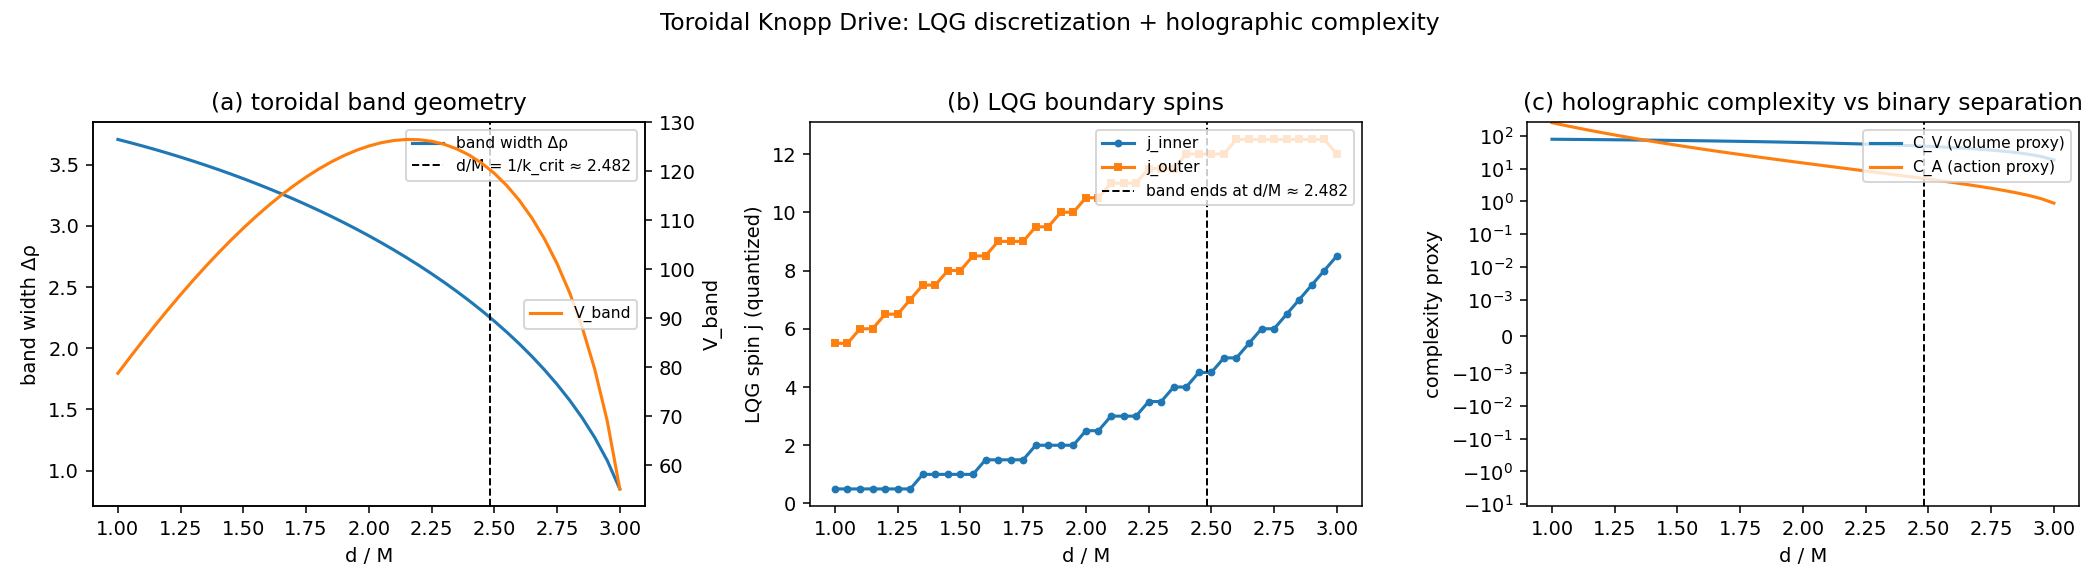

Write the Python code that produced this figure.
"""Demo: LQG + holographic-complexity probes of the Toroidal Knopp Drive.

The "next layer" from update.txt: apply LQG area/volume discretization
and the Complexity = Volume / Complexity = Action proxies to the
*finite* toroidal CTC band of EffectiveToroidalKerrBinary. Both probes
are ill-defined on the infinite Tipler cylinder but finite on the
binary-Kerr toroidal realisation.

Run:
    python examples/knopp/knopp_toroidal_quantum_demo.py
"""

from __future__ import annotations

from pathlib import Path

import numpy as np

from systrophe.knopp.knopp_toroidal import EffectiveToroidalKerrBinary
from systrophe.knopp.knopp_toroidal_quantum import (
    summarise_toroidal_quantum,
    toroidal_band_complexity,
    toroidal_band_lqg_discretization,
    toroidal_quantum_diagnostics,
)


def main() -> None:
    print("=== Toroidal Knopp Drive: quantum-gravity probes ===\n")

    # [1] supercritical k=1 binary, in band
    print("[1] working binary (M=1, d=2, k=1, IN BAND)")
    binary_a = EffectiveToroidalKerrBinary(M=1.0, d=2.0, chi=1.0)
    print(summarise_toroidal_quantum(toroidal_quantum_diagnostics(binary_a)))
    print()

    # [2] subcritical
    print("[2] subcritical binary (M=1, d=10, k=0.2 — NO BAND)")
    binary_b = EffectiveToroidalKerrBinary(M=1.0, d=10.0, chi=1.0)
    print(summarise_toroidal_quantum(toroidal_quantum_diagnostics(binary_b)))
    print()

    # [3] sweep d/M -> show how the band collapses
    print("[3] sweep d/M -> band width and complexity")
    print(" d/M      k         band-width    V_band     C_V      C_A   "
          "  Lloyd dC/dt   traversal_time")
    for dM in np.linspace(1.0, 3.0, 11):
        binary = EffectiveToroidalKerrBinary(M=1.0, d=float(dM), chi=1.0)
        k = 2.0 / dM
        lqg = toroidal_band_lqg_discretization(binary)
        comp = toroidal_band_complexity(binary)
        tau = comp.cv_traversal_time
        tau_str = f"{tau:.3f}" if tau is not None else "  None"
        print(f" {dM:5.2f}   {k:6.4f}   {lqg.band_width_proper:8.4f}     "
              f"{comp.band_volume:8.3e}  {comp.cv_proxy:8.3e}  "
              f"{comp.ca_proxy:8.3e}   {comp.lloyd_growth_rate_max:.3e}   {tau_str}")
    print()

    save_path = _make_plot()
    if save_path is not None:
        print(f"plot saved to {save_path}")


def _make_plot() -> str | None:
    try:
        import matplotlib
        matplotlib.use("Agg")
        import matplotlib.pyplot as plt
    except ImportError:
        return None

    # Sweep d/M over the regime where the band shrinks to nothing.
    dMs = np.linspace(1.0, 3.0, 41)
    band_widths, V_bands, CVs, CAs, j_inners, j_outers = [], [], [], [], [], []
    for dM in dMs:
        binary = EffectiveToroidalKerrBinary(M=1.0, d=float(dM), chi=1.0)
        d = toroidal_quantum_diagnostics(binary)
        if d.has_band:
            band_widths.append(d.lqg.band_width_proper)
            V_bands.append(d.complexity.band_volume)
            CVs.append(d.complexity.cv_proxy)
            CAs.append(d.complexity.ca_proxy)
            j_inners.append(d.lqg.j_inner)
            j_outers.append(d.lqg.j_outer)
        else:
            band_widths.append(0.0)
            V_bands.append(0.0)
            CVs.append(0.0)
            CAs.append(0.0)
            j_inners.append(0.0)
            j_outers.append(0.0)

    k_grid = 2.0 / dMs
    k_crit = EffectiveToroidalKerrBinary.critical_k()

    fig, axes = plt.subplots(1, 3, figsize=(15, 4.2))

    # (a) band width and V_band vs d/M
    ax = axes[0]
    ax.plot(dMs, band_widths, lw=1.6, label="band width Δρ")
    ax2 = ax.twinx()
    ax2.plot(dMs, V_bands, lw=1.6, color="tab:orange", label="V_band")
    ax.axvline(2.0 / k_crit, color="black", ls="--", lw=1.0,
               label=f"d/M = 1/k_crit ≈ {2.0/k_crit:.3f}")
    ax.set_xlabel("d / M")
    ax.set_ylabel("band width Δρ")
    ax2.set_ylabel("V_band")
    ax.set_title("(a) toroidal band geometry")
    ax.legend(loc="upper right", fontsize=8)
    ax2.legend(loc="center right", fontsize=8)

    # (b) LQG spins
    ax = axes[1]
    ax.plot(dMs, j_inners, lw=1.6, marker="o", ms=3, label="j_inner")
    ax.plot(dMs, j_outers, lw=1.6, marker="s", ms=3, label="j_outer")
    ax.axvline(2.0 / k_crit, color="black", ls="--", lw=1.0,
               label=f"band ends at d/M ≈ {2.0/k_crit:.3f}")
    ax.set_xlabel("d / M")
    ax.set_ylabel("LQG spin j (quantized)")
    ax.set_title("(b) LQG boundary spins")
    ax.legend(loc="upper right", fontsize=8)

    # (c) Complexity C_V, C_A
    ax = axes[2]
    ax.plot(dMs, CVs, lw=1.6, label="C_V (volume proxy)")
    ax.plot(dMs, CAs, lw=1.6, label="C_A (action proxy)")
    ax.axvline(2.0 / k_crit, color="black", ls="--", lw=1.0)
    ax.set_xlabel("d / M")
    ax.set_ylabel("complexity proxy")
    ax.set_title("(c) holographic complexity vs binary separation")
    ax.legend(loc="upper right", fontsize=8)
    ax.set_yscale("symlog", linthresh=1e-3)

    fig.suptitle(
        "Toroidal Knopp Drive: LQG discretization + holographic complexity"
    )
    fig.tight_layout(rect=(0, 0, 1, 0.96))
    out = Path(__file__).with_suffix(".png")
    fig.savefig(out, dpi=140)
    plt.close(fig)
    return str(out)


if __name__ == "__main__":
    main()
